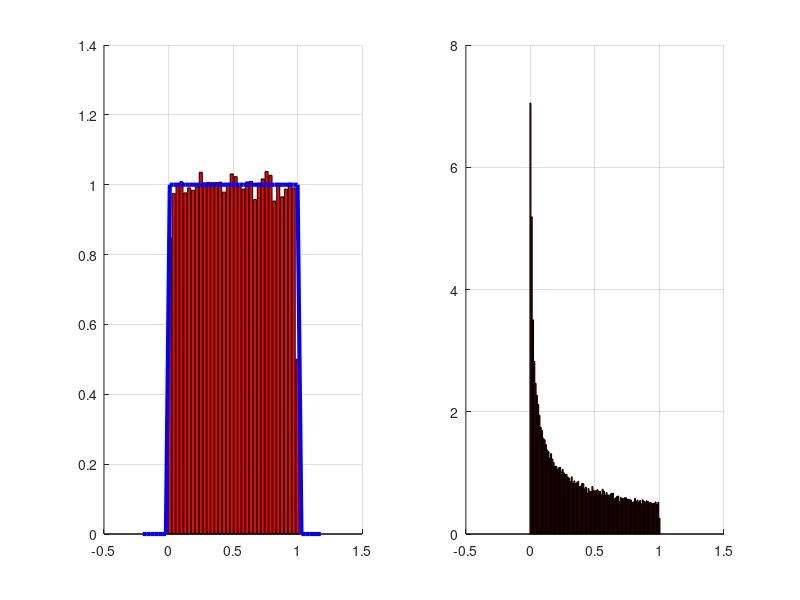

The MATLAB source for this figure: (Note: this script raises an error after producing the figure.)
clear all; close all; clc;
N = 100000; % Numero de iterações

X = rand(1, N);
Y = X.^2;

dx = 0.03; x= -0.2: dx : 1.2;
dy = 0.01; y= -0.2: dy :1.2;

pdfX_teo = (0<= x & x <= 1);
pdfX_sim = hist(X,x) / (N* dx);

pdfY_teo = (0.5 ./ sqrt(x)).*(0<= x & x <= 1);
pdfY_sim = hist(Y,y) / (N* dy);


figure;
subplot(1,2,1); hold on; grid on;
bar(x,pdfX_sim,'r');
plot(x,pdfX_teo,'b','LineWidth',3);

subplot(1,2,2); hold on; grid on;
bar(y,pdfY_sim,'r');
plot(y,pdfY_teo,'b','LineWidth',3);

%EX_teo = 1/2
%EX_sim = mean(X)

%EY_teo = 1/3
%EY_sim = mean(Y)